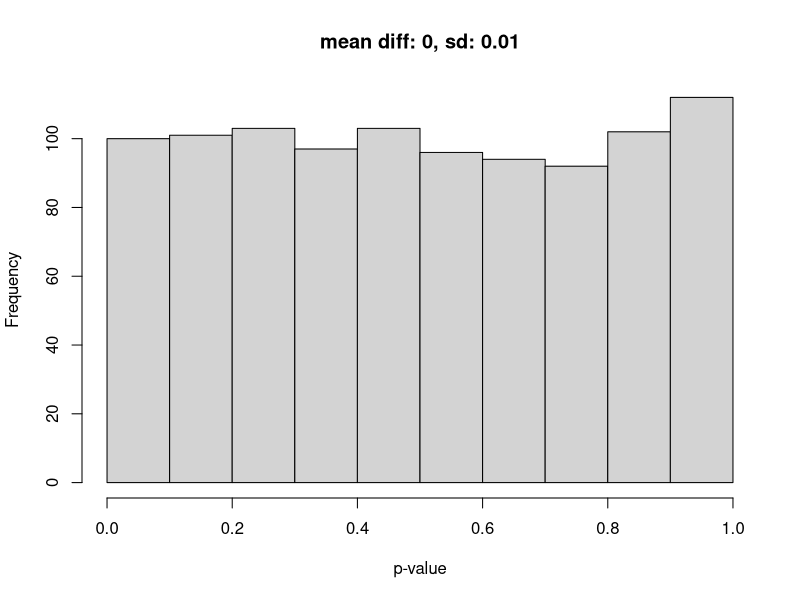
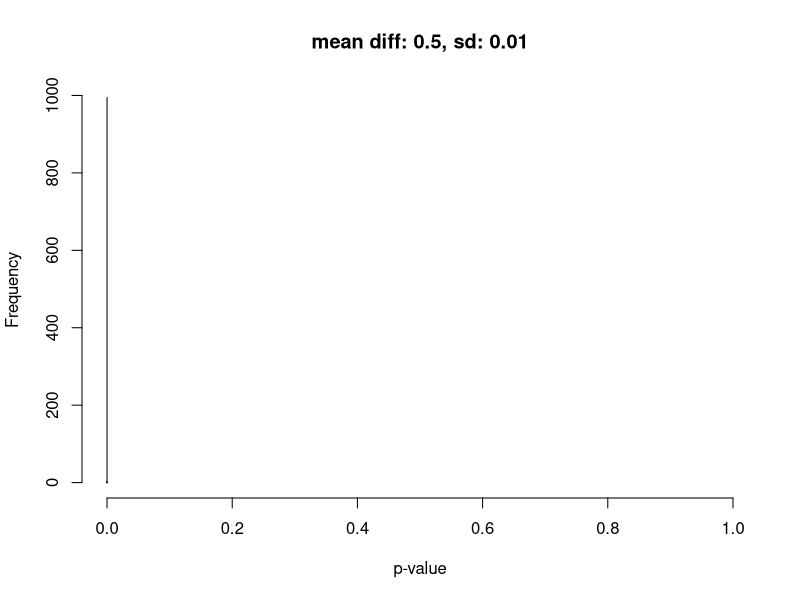
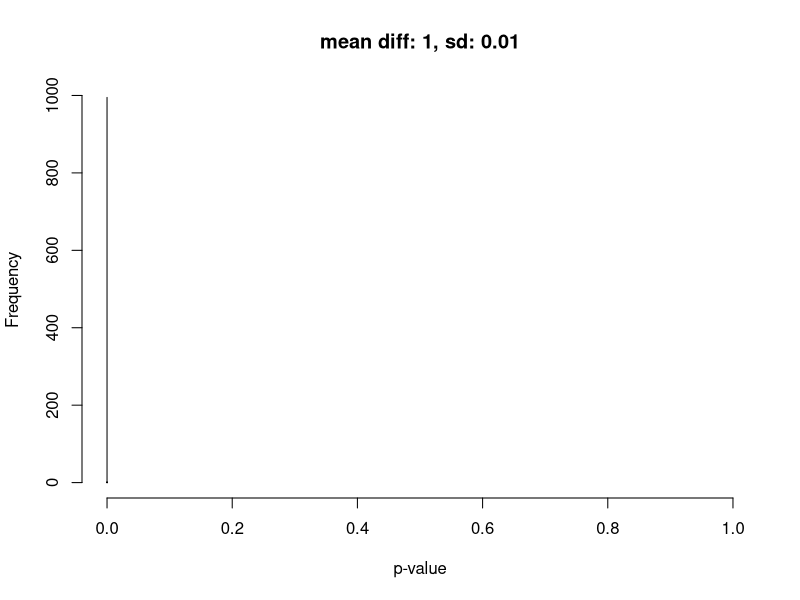
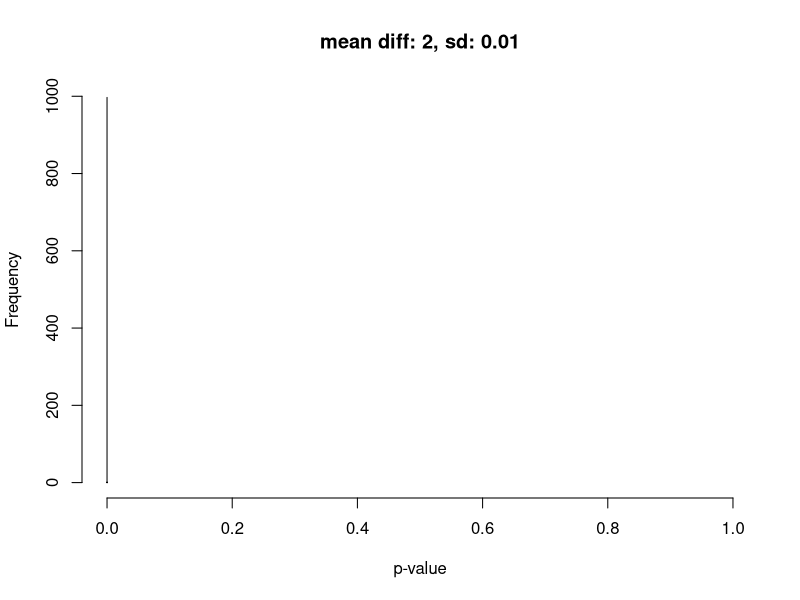
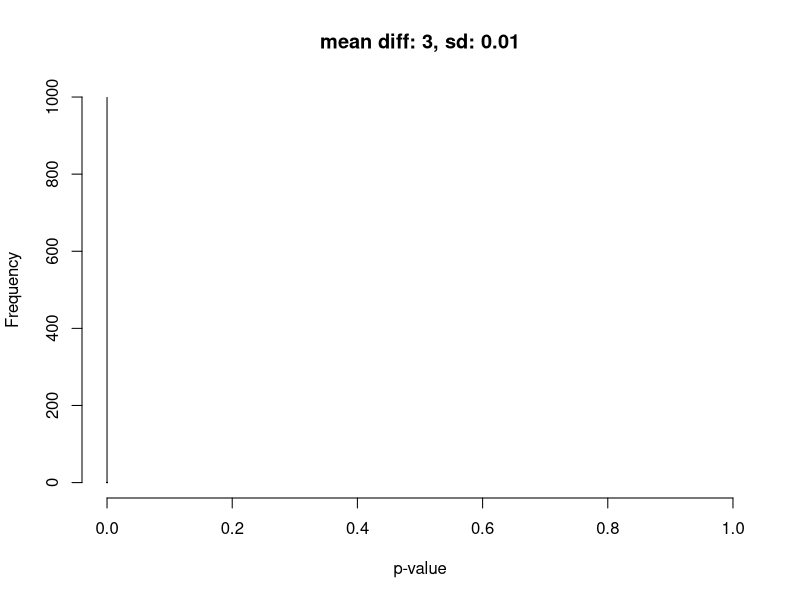

The R script that drew these images, in order:

#set.seed(123)


#for(i in 1:500)

# x <- replicate(1000, {
#   mm <- runif(10)
#   mean(mm)
# })
# hist(x)


ttest.pval <- function(mean, sd, n){
  sample1 <- rnorm(n, mean, sd)
  sample2 <- rnorm(n, 0, sd)
  result <- t.test(sample1, sample2)
  return(result$p.value)
}
means <- c(0, 0.5, 1, 2, 3)
test <- function (mean){
  pvals <- replicate(1000, ttest.pval(mean, 0.01, 10))
  hist(pvals, main=paste0("mean diff: ", mean, ", sd: ", 0.01), xlab="p-value", xlim=c(0,1))
}

lapply(means, test)
